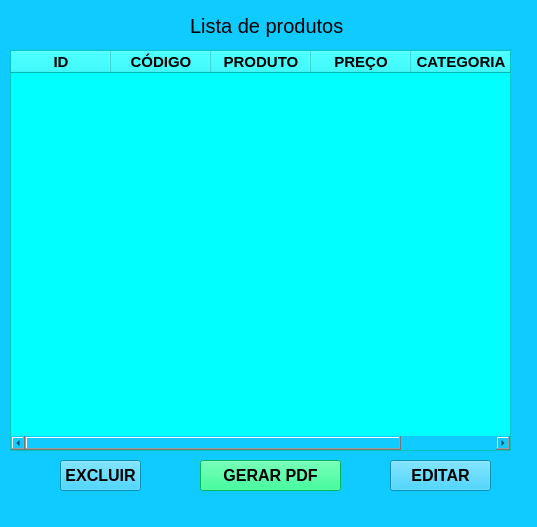
<?xml version="1.0" encoding="UTF-8"?>
<ui version="4.0">
 <class>MainWindow</class>
 <widget class="QMainWindow" name="MainWindow">
  <property name="geometry">
   <rect>
    <x>0</x>
    <y>0</y>
    <width>537</width>
    <height>527</height>
   </rect>
  </property>
  <property name="windowTitle">
   <string>MainWindow</string>
  </property>
  <property name="styleSheet">
   <string notr="true">background-color: rgb(1, 166, 255);
background-color: rgb(15, 203, 255);</string>
  </property>
  <widget class="QWidget" name="centralwidget">
   <widget class="QLabel" name="label">
    <property name="geometry">
     <rect>
      <x>190</x>
      <y>10</y>
      <width>181</width>
      <height>31</height>
     </rect>
    </property>
    <property name="font">
     <font>
      <pointsize>15</pointsize>
     </font>
    </property>
    <property name="text">
     <string>Lista de produtos</string>
    </property>
   </widget>
   <widget class="QTableWidget" name="tableWidget">
    <property name="geometry">
     <rect>
      <x>10</x>
      <y>50</y>
      <width>501</width>
      <height>401</height>
     </rect>
    </property>
    <property name="font">
     <font>
      <pointsize>13</pointsize>
      <weight>75</weight>
      <bold>true</bold>
     </font>
    </property>
    <property name="styleSheet">
     <string notr="true">background-color: rgb(0, 255, 255);</string>
    </property>
    <property name="gridStyle">
     <enum>Qt::NoPen</enum>
    </property>
    <column>
     <property name="text">
      <string>ID</string>
     </property>
     <property name="font">
      <font>
       <pointsize>11</pointsize>
       <weight>75</weight>
       <bold>true</bold>
      </font>
     </property>
    </column>
    <column>
     <property name="text">
      <string>CÓDIGO</string>
     </property>
     <property name="font">
      <font>
       <pointsize>11</pointsize>
       <weight>75</weight>
       <bold>true</bold>
      </font>
     </property>
    </column>
    <column>
     <property name="text">
      <string>PRODUTO</string>
     </property>
     <property name="font">
      <font>
       <pointsize>11</pointsize>
       <weight>75</weight>
       <bold>true</bold>
      </font>
     </property>
    </column>
    <column>
     <property name="text">
      <string>PREÇO</string>
     </property>
     <property name="font">
      <font>
       <pointsize>11</pointsize>
       <weight>75</weight>
       <bold>true</bold>
      </font>
     </property>
    </column>
    <column>
     <property name="text">
      <string>CATEGORIA</string>
     </property>
     <property name="font">
      <font>
       <pointsize>11</pointsize>
       <weight>75</weight>
       <bold>true</bold>
      </font>
     </property>
    </column>
   </widget>
   <widget class="QPushButton" name="pushButton">
    <property name="geometry">
     <rect>
      <x>200</x>
      <y>460</y>
      <width>141</width>
      <height>31</height>
     </rect>
    </property>
    <property name="font">
     <font>
      <pointsize>12</pointsize>
      <weight>75</weight>
      <bold>true</bold>
     </font>
    </property>
    <property name="styleSheet">
     <string notr="true">background-color: rgb(0, 255, 127);</string>
    </property>
    <property name="text">
     <string>GERAR PDF</string>
    </property>
   </widget>
   <widget class="QPushButton" name="pushButton_2">
    <property name="geometry">
     <rect>
      <x>60</x>
      <y>460</y>
      <width>81</width>
      <height>31</height>
     </rect>
    </property>
    <property name="font">
     <font>
      <pointsize>12</pointsize>
      <weight>75</weight>
      <bold>true</bold>
     </font>
    </property>
    <property name="text">
     <string>EXCLUIR</string>
    </property>
   </widget>
   <widget class="QPushButton" name="pushButton_3">
    <property name="geometry">
     <rect>
      <x>390</x>
      <y>460</y>
      <width>101</width>
      <height>31</height>
     </rect>
    </property>
    <property name="font">
     <font>
      <pointsize>12</pointsize>
      <weight>75</weight>
      <bold>true</bold>
     </font>
    </property>
    <property name="text">
     <string>EDITAR</string>
    </property>
   </widget>
  </widget>
  <widget class="QMenuBar" name="menubar">
   <property name="geometry">
    <rect>
     <x>0</x>
     <y>0</y>
     <width>537</width>
     <height>21</height>
    </rect>
   </property>
  </widget>
  <widget class="QStatusBar" name="statusbar"/>
 </widget>
 <resources/>
 <connections/>
</ui>
